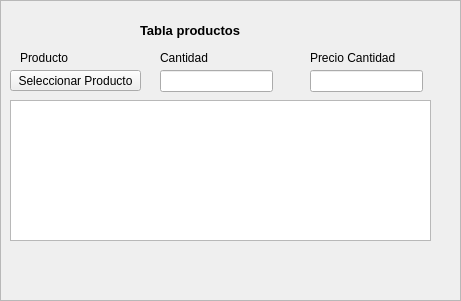
        <widget class="QFrame" name="frame_detalle_planilla">
         <property name="geometry">
          <rect>
           <x>620</x>
           <y>610</y>
           <width>461</width>
           <height>301</height>
          </rect>
         </property>
         <property name="frameShape">
          <enum>QFrame::StyledPanel</enum>
         </property>
         <property name="frameShadow">
          <enum>QFrame::Raised</enum>
         </property>
         <widget class="QLabel" name="label_34">
          <property name="geometry">
           <rect>
            <x>140</x>
            <y>20</y>
            <width>171</width>
            <height>21</height>
           </rect>
          </property>
          <property name="font">
           <font>
            <pointsize>10</pointsize>
            <weight>75</weight>
            <bold>true</bold>
           </font>
          </property>
          <property name="text">
           <string>Tabla productos</string>
          </property>
         </widget>
         <widget class="QLabel" name="label_35">
          <property name="geometry">
           <rect>
            <x>20</x>
            <y>50</y>
            <width>55</width>
            <height>16</height>
           </rect>
          </property>
          <property name="text">
           <string>Producto</string>
          </property>
         </widget>
         <widget class="QLabel" name="label_36">
          <property name="geometry">
           <rect>
            <x>160</x>
            <y>50</y>
            <width>55</width>
            <height>16</height>
           </rect>
          </property>
          <property name="text">
           <string>Cantidad</string>
          </property>
         </widget>
         <widget class="QLabel" name="label_37">
          <property name="geometry">
           <rect>
            <x>310</x>
            <y>50</y>
            <width>121</width>
            <height>16</height>
           </rect>
          </property>
          <property name="text">
           <string>Precio Cantidad</string>
          </property>
         </widget>
         <widget class="QLineEdit" name="lineEdit">
          <property name="geometry">
           <rect>
            <x>160</x>
            <y>70</y>
            <width>113</width>
            <height>22</height>
           </rect>
          </property>
         </widget>
         <widget class="QLineEdit" name="lineEdit_2">
          <property name="geometry">
           <rect>
            <x>310</x>
            <y>70</y>
            <width>113</width>
            <height>22</height>
           </rect>
          </property>
         </widget>
         <widget class="QPushButton" name="pushButton">
          <property name="geometry">
           <rect>
            <x>10</x>
            <y>70</y>
            <width>131</width>
            <height>21</height>
           </rect>
          </property>
          <property name="text">
           <string>Seleccionar Producto</string>
          </property>
         </widget>
         <widget class="QTableWidget" name="tableWidget_4">
          <property name="geometry">
           <rect>
            <x>10</x>
            <y>100</y>
            <width>421</width>
            <height>141</height>
           </rect>
          </property>
         </widget>
        </widget>
